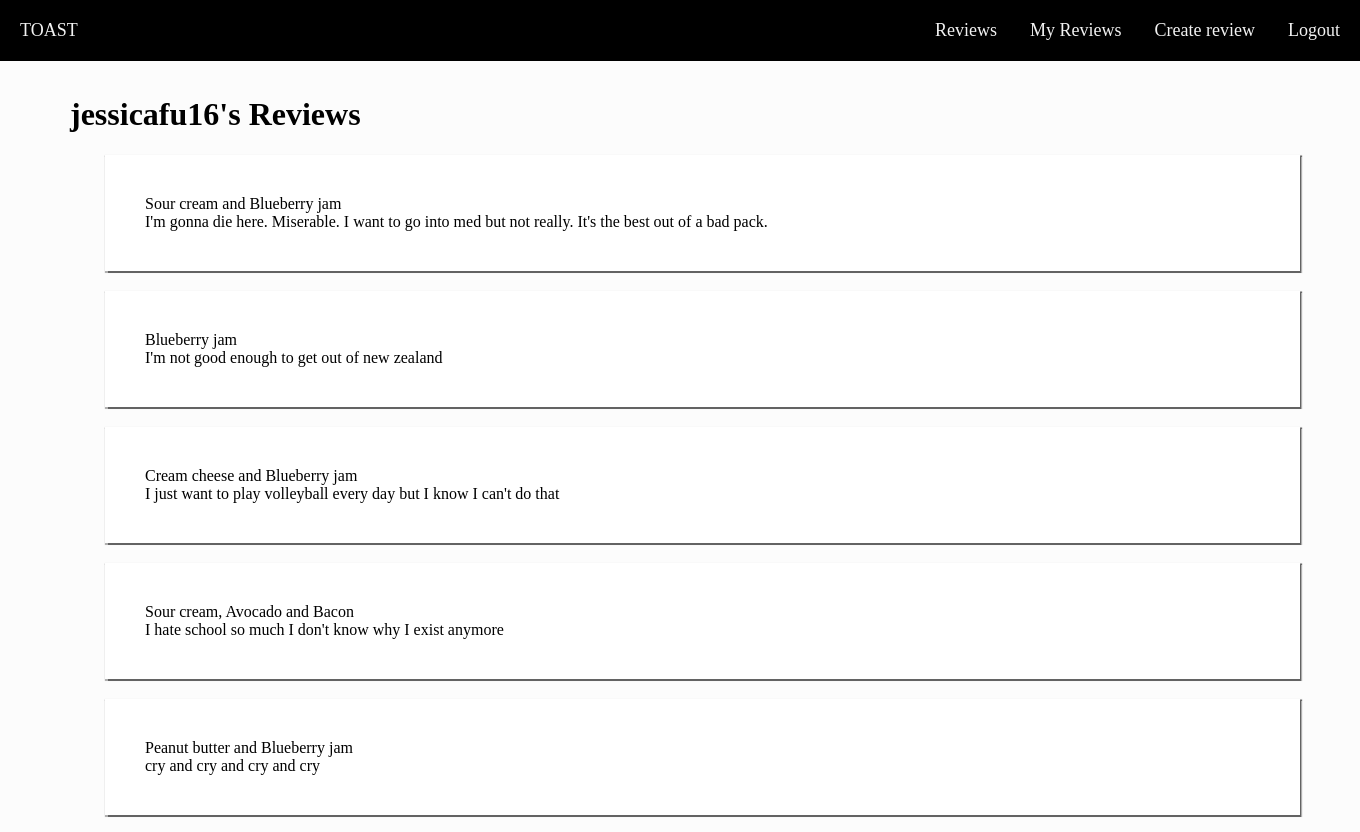
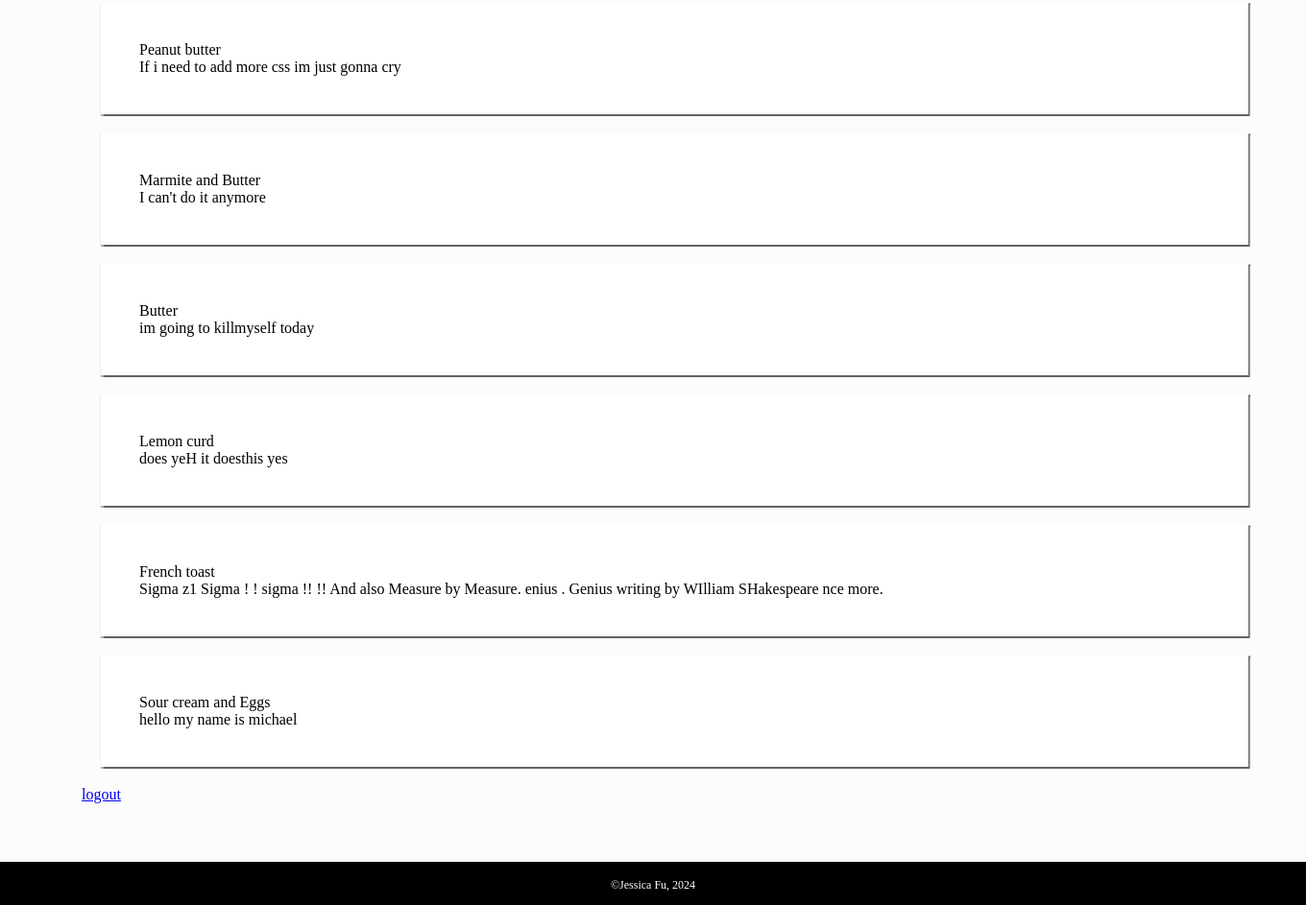
Screenshot of /my_reviews (signed in) with the database file from the repository (2 pictures, top to bottom).
### tables this page shows
CREATE TABLE Reviews (id INTEGER PRIMARY KEY AUTOINCREMENT, user_id INTEGER REFERENCES Users (id), review TEXT NOT NULL, toast_id INTEGER, approval INTEGER);

CREATE TABLE Toast (id INTEGER PRIMARY KEY AUTOINCREMENT, description TEXT NOT NULL, photo TEXT);

### routes.py (the view)
@app.route('/my_reviews')
def my_reviews():
    if 'username' not in session or session['username'] is None:
        return redirect(url_for('login'))
    else:
        query = "SELECT t.description, r.review, t.id FROM reviews AS r JOIN Users as u ON r.user_id = u.id join Toast AS t ON t.id = r.toast_id WHERE username = ?"
        username = session["username"]
        reviews = reversed(sql_queries(query, 1, (username, )))
        return render_template('my_reviews.html', reviews=reviews, username=username)

### routes.py (called while the page is built)
def sql_queries(query, option, data=None):
    connection = sqlite3.connect('toast.db')
    cursor = connection.cursor()
    if data:
        cursor.execute(query, data)
    else:
        cursor.execute(query)
    if option == 0:
        result = cursor.fetchone()
        return result
    elif option == 1:
        result = cursor.fetchall()
        return result
    else:
        connection.commit()
    connection.close()

### templates/my_reviews.html
{% extends 'layout.html' %}
    {% block main -%}
    <h1>{{ username }}'s Reviews</h1>
    <div class="myRevGridContainer">
        {% for review in reviews %}
        <div class="myRevGridItem">
            {{ review[0] }}
            <br>
            {{ review[1] }}
            <br>
            <a class="my_reviews_buttons" href="/delete_reviews">delete</a><a class="my_reviews_buttons" href="/update_reviews">update</a>
        </div>
        {% endfor %}
        <a href="/logout">logout</a>
    </div>
    {%- endblock %}

### static/style.css (style rules this page uses)
body { word-wrap: break-word; background-color: rgb(252, 252, 252); margin:0%; font-family:'calibri'; }
h1 { padding-top:75px; }
.myRevGridContainer { z-index:0; background-color:transparent; padding-right:15px; position:relative; top:auto; left:auto; right:auto; width:auto; margin:15px; }
.myRevGridItem { z-index:0; background-color:rgb(255, 255, 255); margin:20px; position: relative; padding:40px; box-shadow: 1px 0.5px 1px 1px rgb(99, 99, 99); }
.my_reviews_buttons { padding-left:10px; float:right; color:transparent; }

### rows the page displays
Reviews: description "Sour cream and Blueberry jam", review "I'm gonna die here. Miserable. I want to go into med but not really. It's the best out of a bad pack."
Reviews: description "Blueberry jam", review "I'm not good enough to get out of new zealand"
Reviews: description "Cream cheese and Blueberry jam", review "I just want to play volleyball every day but I know I can't do that"
Reviews: description "Sour cream, Avocado and Bacon", review "I hate school so much I don't know why I exist anymore"
Reviews: description "Peanut butter and Blueberry jam", review "cry and cry and cry and cry"
Reviews: description "Peanut butter", review "If i need to add more css im just gonna cry"
Reviews: description "Marmite and Butter", review "I can't do it anymore"
Reviews: description "Butter", review "im going to killmyself today"
Reviews: description "Lemon curd", review "does yeH it doesthis yes"
Reviews: description "French toast", review "Sigma z1 Sigma ! ! sigma !! !! And also Measure by Measure. enius . Genius writing by WIlliam SHakespeare nce more."
Reviews: description "Sour cream and Eggs", review "hello my name is michael"

### other values shown
{{ username }} "jessicafu16"
